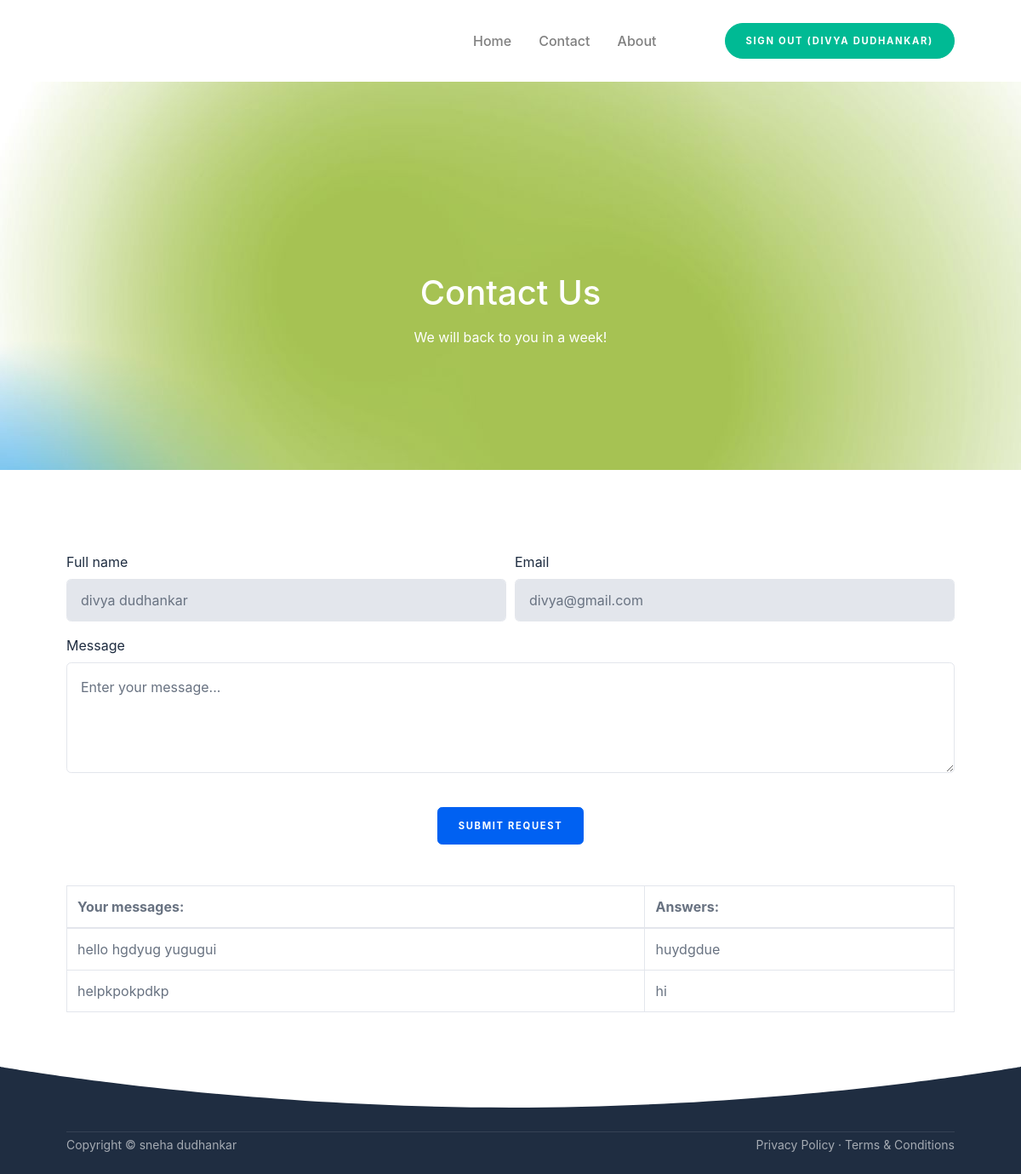
/contact.php (signed in), run on the app's committed database.
### tables this page shows
CREATE TABLE `users` (
  `user_id` int(11) NOT NULL,
  `user_name` varchar(255) NOT NULL,
  `user_nickname` varchar(255) NOT NULL,
  `user_email` varchar(255) NOT NULL,
  `user_password` varchar(255) NOT NULL,
  `user_photo` text NOT NULL,
  `registered_on` varchar(255) NOT NULL,
  `user_role` varchar(255) NOT NULL DEFAULT 'Subscriber'
);

CREATE TABLE `messages` (
  `ms_id` int(11) NOT NULL,
  `reply` varchar(255) NOT NULL,
  `ms_username` varchar(255) NOT NULL,
  `ms_useremail` varchar(255) NOT NULL,
  `ms_detail` text NOT NULL,
  `ms_date` varchar(255) NOT NULL,
  `ms_status` varchar(255) NOT NULL DEFAULT 'pending',
  `ms_state` int(11) NOT NULL DEFAULT 0
);

### contact.php (the view, shortened to what this page needs)
<?php require_once("./includes/header.php"); ?>
        <div id="layoutDefault">
            <div id="layoutDefault_content">
                <main>
                    <nav class="navbar navbar-marketing navbar-expand-lg bg-white navbar-light">
                        <div class="container">
                            <div class="collapse navbar-collapse" id="navbarSupportedContent">
                                <ul class="navbar-nav ml-auto mr-lg-5">
                                    <li class="nav-item">
                                        <a class="nav-link" href="index.php">Home </a>
                                    </li>
                                    <li class="nav-item dropdown no-caret">
                                        <a class="nav-link" href="contact.php">Contact</a>
                                    </li>
                                    <li class="nav-item dropdown no-caret">
                                        <a class="nav-link" href="about.php">About</a>
                                    </li>
                                </ul>
                                <?php
                                    $curr_page = basename(__FILE__);
                                    require_once("./includes/registration.php");
                                ?>
                            </div>
                        </div>
                    </nav>
                    <header class="page-header page-header-dark " style="background-image: url(img/bg4.jpg);">
                        <div class="page-header-content pt-10">
                            <div class="container text-center">
                                <div class="row justify-content-center">
                                    <div class="col-lg-8">
                                        <h1 class="page-header-title mb-3" >Contact Us</h1>
                                        <p class="" >We will back to you in a week!</p>
                                    </div>
                                </div>
                            </div>
                        </div>
                    </header>
                    <section class="bg-white py-10">
                        <div class="container">
                            <?php
                                if(isset($_COOKIE['_uid_']) || isset($_COOKIE['_uiid_']) || isset($_SESSION['login'])) { ?>
                                    <form action="contact.php" method="POST">
                                        <?php
                                            if(isset($_COOKIE['_uid_'])) {
                                                $user_id = base64_decode($_COOKIE['_uid_']);
                                            } else if(isset($_SESSION['user_id'])) {
                                                $user_id = $_SESSION['user_id'];
                                            } else {
                                                $user_id = -1;
                                            }
                                            $sql = "SELECT * FROM users WHERE user_id = :id";
                                            $stmt = $pdo->prepare($sql);
                                            $stmt->execute([
                                                ':id' => $user_id
                                            ]);
                                            $user = $stmt->fetch(PDO::FETCH_ASSOC);
                                            $user_name = $user['user_name'];
                                            $user_email = $user['user_email'];
                                        ?>
                                        <div class="form-row">
                                            <div class="form-group col-md-6">
                                                <label class="text-dark" for="inputName">Full name</label>
                                                <input value="<?php echo $user_name; ?>" readonly="true" class="form-control py-4" id="inputName" type="text" placeholder="Full name" />
                                            </div>
                                            <div class="form-group col-md-6">
                                                <label class="text-dark" for="inputEmail">Email</label>
                                                <input value="<?php echo $user_email; ?>" readonly="true" class="form-control py-4" id="inputEmail" type="email" placeholder="name@example.com" />
                                            </div>
                                        </div>
                                        <div class="form-group">
                                            <label class="text-dark" for="inputMessage">Message</label>
                                            <textarea name="message" class="form-control py-3" id="inputMessage" type="text" placeholder="Enter your message..." rows="4"></textarea>
                                        </div>
                                        <div class="text-center">
                                            <button name="send" class="btn btn-primary btn-marketing mt-4" type="submit">Submit Request</button>
                                        </div>
                                    </form>
                                    <table class="table table-bordered table-hover mt-5" id="dataTable" width="100%" cellspacing="0">
                                        <thead>
                                            <tr>
                                                <th>Your messages:</th>
                                                <th>Answers:</th>
                                            </tr>
                                        </thead>
                                        <tbody>
                                            <?php
                                                $sql1 = "SELECT * FROM messages WHERE ms_useremail = :email";
                                                $stmt1 = $pdo->prepare($sql1);
                                                $stmt1->execute([
                                                    ':email' => $user_email
                                                ]);
                                                while($ms = $stmt1->fetch(PDO::FETCH_ASSOC)) {
                                                    $ms_detail = $ms['ms_detail'];
                                                    $reply = $ms['reply']; ?>
                                                    <tr>
                                                      <td><?php echo $ms_detail; ?></td>
                                                      <td><?php echo $reply; ?></td>
                                                  </tr>
                                                <?php }
                                            ?>
                                        </tbody>
                                    </table>
                               <?php } else { ?>
                                    <a href="./backend/sign-in.php">Sign in to contact us!</a>
                               <?php }
                            ?>
                        </div>
                        <div class="svg-border-rounded text-dark">
                            <svg xmlns="http://www.w3.org/2000/svg" viewBox="0 0 144.54 17.34" preserveAspectRatio="none" fill="currentColor"><path d="M144.54,17.34H0V0H144.54ZM0,0S32.36,17.34,72.27,17.34,144.54,0,144.54,0" /></svg>
                        </div>
                    </section>
                </main>
            </div>
            <div id="layoutDefault_footer">
                <footer class="footer pt-4 pb-4 mt-auto bg-dark footer-dark">
                    <div class="container">
                        <hr class="my-1" />
                        <div class="row align-items-center">
                            <div class="col-md-6 small">Copyright &#xA9; sneha dudhankar</div>
                            <div class="col-md-6 text-md-right small">
                                <a href="privacy-policy.php">Privacy Policy</a>
                                &#xB7;
                                <a href="terms-conditions.php">Terms &amp; Conditions</a>
                            </div>
                        </div>
                    </div>
                </footer>
            </div>
        </div>
<?php require_once("./includes/footer.php"); ?>

### includes/registration.php (shortened to what this page needs)
<?php
    if(isset($_SESSION['login'])) {
        $user_id = $_SESSION['user_id'];
        $user_nickname = $_SESSION['user_nickname'];
        $sql = "SELECT * FROM users WHERE user_id = :id AND user_nickname = :nickname";
        $stmt = $pdo->prepare($sql);
        $stmt->execute([
            ':id' => $user_id,
            ':nickname' => $user_nickname
        ]);
        $user = $stmt->fetch(PDO::FETCH_ASSOC);
        $user_name = $user['user_name'];
        ?>
        <form action="<?php echo $curr_page; ?>" method="POST">
            <button name="reset" class="btn-teal btn rounded-pill px-4 ml-lg-4">Sign out (<?php echo $user_name; ?>)</button>
        </form>
    <?php }
?>

### data on the page
users: user_name "DIVYA DUDHANKAR", user_name "divya dudhankar", user_email "divya@gmail.com"
messages: ms_detail "hello hgdyug yugugui", reply "huydgdue"
messages: ms_detail "helpkpokpdkp", reply "hi"
